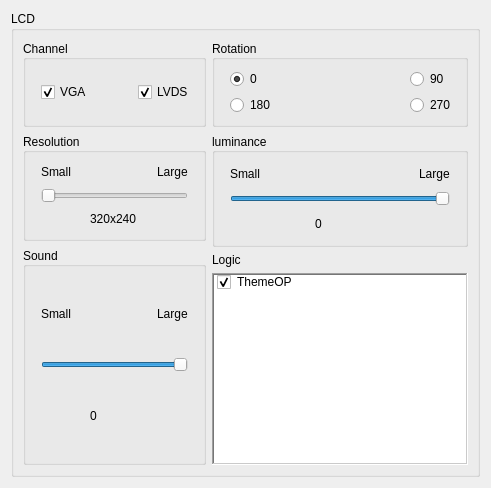
     <widget class="QWidget" name="page_LCD">
      <layout class="QVBoxLayout" name="verticalLayout_16">
       <item>
        <widget class="QGroupBox" name="Sreen_LCD">
         <property name="font">
          <font>
           <weight>50</weight>
           <bold>false</bold>
          </font>
         </property>
         <property name="title">
          <string>LCD</string>
         </property>
         <property name="flat">
          <bool>true</bool>
         </property>
         <property name="checkable">
          <bool>false</bool>
         </property>
         <layout class="QGridLayout" name="gridLayout_2">
          <item row="0" column="0">
           <widget class="QGroupBox" name="Sreen_LCD_Channel_Check">
            <property name="minimumSize">
             <size>
              <width>130</width>
              <height>0</height>
             </size>
            </property>
            <property name="maximumSize">
             <size>
              <width>16777215</width>
              <height>16777215</height>
             </size>
            </property>
            <property name="title">
             <string>Channel   </string>
            </property>
            <property name="alignment">
             <set>Qt::AlignLeading|Qt::AlignLeft|Qt::AlignVCenter</set>
            </property>
            <layout class="QHBoxLayout" name="horizontalLayout_10">
             <property name="leftMargin">
              <number>15</number>
             </property>
             <item>
              <widget class="QCheckBox" name="Sreen_LCD_Channel_Check_VAG">
               <property name="minimumSize">
                <size>
                 <width>0</width>
                 <height>0</height>
                </size>
               </property>
               <property name="text">
                <string>VGA</string>
               </property>
               <property name="checked">
                <bool>true</bool>
               </property>
              </widget>
             </item>
             <item>
              <spacer name="horizontalSpacer_44">
               <property name="orientation">
                <enum>Qt::Horizontal</enum>
               </property>
               <property name="sizeHint" stdset="0">
                <size>
                 <width>40</width>
                 <height>20</height>
                </size>
               </property>
              </spacer>
             </item>
             <item>
              <widget class="QCheckBox" name="Sreen_LCD_Channel_Check_LVDS">
               <property name="minimumSize">
                <size>
                 <width>0</width>
                 <height>0</height>
                </size>
               </property>
               <property name="text">
                <string>LVDS</string>
               </property>
               <property name="checked">
                <bool>true</bool>
               </property>
              </widget>
             </item>
            </layout>
           </widget>
          </item>
          <item row="0" column="1">
           <widget class="QGroupBox" name="Sreen_LCD_Rotation_Enum">
            <property name="minimumSize">
             <size>
              <width>130</width>
              <height>0</height>
             </size>
            </property>
            <property name="maximumSize">
             <size>
              <width>16777215</width>
              <height>16777215</height>
             </size>
            </property>
            <property name="title">
             <string>Rotation</string>
            </property>
            <property name="alignment">
             <set>Qt::AlignLeading|Qt::AlignLeft|Qt::AlignVCenter</set>
            </property>
            <layout class="QGridLayout" name="gridLayout">
             <property name="leftMargin">
              <number>15</number>
             </property>
             <item row="0" column="0">
              <widget class="QRadioButton" name="Sreen_LCD_Rotation_Enum_0">
               <property name="minimumSize">
                <size>
                 <width>0</width>
                 <height>0</height>
                </size>
               </property>
               <property name="text">
                <string>0</string>
               </property>
               <property name="checked">
                <bool>true</bool>
               </property>
              </widget>
             </item>
             <item row="0" column="2">
              <widget class="QRadioButton" name="Sreen_LCD_Rotation_Enum_90">
               <property name="minimumSize">
                <size>
                 <width>0</width>
                 <height>0</height>
                </size>
               </property>
               <property name="text">
                <string>90</string>
               </property>
               <property name="checked">
                <bool>false</bool>
               </property>
              </widget>
             </item>
             <item row="1" column="0">
              <widget class="QRadioButton" name="Sreen_LCD_Rotation_Enum_180">
               <property name="minimumSize">
                <size>
                 <width>0</width>
                 <height>0</height>
                </size>
               </property>
               <property name="text">
                <string>180</string>
               </property>
              </widget>
             </item>
             <item row="1" column="2">
              <widget class="QRadioButton" name="Sreen_LCD_Rotation_Enum_270">
               <property name="minimumSize">
                <size>
                 <width>0</width>
                 <height>0</height>
                </size>
               </property>
               <property name="text">
                <string>270</string>
               </property>
              </widget>
             </item>
             <item row="0" column="1">
              <spacer name="horizontalSpacer_45">
               <property name="orientation">
                <enum>Qt::Horizontal</enum>
               </property>
               <property name="sizeHint" stdset="0">
                <size>
                 <width>40</width>
                 <height>20</height>
                </size>
               </property>
              </spacer>
             </item>
             <item row="1" column="1">
              <spacer name="horizontalSpacer_46">
               <property name="orientation">
                <enum>Qt::Horizontal</enum>
               </property>
               <property name="sizeHint" stdset="0">
                <size>
                 <width>40</width>
                 <height>20</height>
                </size>
               </property>
              </spacer>
             </item>
            </layout>
           </widget>
          </item>
          <item row="1" column="0">
           <widget class="QGroupBox" name="Sreen_LCD_Resolution_Enum">
            <property name="minimumSize">
             <size>
              <width>130</width>
              <height>0</height>
             </size>
            </property>
            <property name="maximumSize">
             <size>
              <width>16777215</width>
              <height>16777215</height>
             </size>
            </property>
            <property name="title">
             <string>Resolution</string>
            </property>
            <property name="alignment">
             <set>Qt::AlignLeading|Qt::AlignLeft|Qt::AlignVCenter</set>
            </property>
            <layout class="QVBoxLayout" name="verticalLayout_13">
             <property name="leftMargin">
              <number>15</number>
             </property>
             <property name="rightMargin">
              <number>15</number>
             </property>
             <item>
              <layout class="QHBoxLayout" name="horizontalLayout_7">
               <item>
                <widget class="QLabel" name="label_44">
                 <property name="text">
                  <string>Small</string>
                 </property>
                </widget>
               </item>
               <item>
                <spacer name="horizontalSpacer_6">
                 <property name="orientation">
                  <enum>Qt::Horizontal</enum>
                 </property>
                 <property name="sizeHint" stdset="0">
                  <size>
                   <width>40</width>
                   <height>20</height>
                  </size>
                 </property>
                </spacer>
               </item>
               <item>
                <widget class="QLabel" name="label_43">
                 <property name="text">
                  <string>Large</string>
                 </property>
                </widget>
               </item>
              </layout>
             </item>
             <item>
              <widget class="QSlider" name="Sreen_LCD_Resolution_Enum_Vaule">
               <property name="toolTip">
                <string>320x240;480x272;800x480;800x600;1024x768;1360x768;1680x1050;1920x1080</string>
               </property>
               <property name="minimum">
                <number>0</number>
               </property>
               <property name="maximum">
                <number>7</number>
               </property>
               <property name="pageStep">
                <number>1</number>
               </property>
               <property name="orientation">
                <enum>Qt::Horizontal</enum>
               </property>
              </widget>
             </item>
             <item>
              <layout class="QHBoxLayout" name="horizontalLayout_8">
               <item>
                <spacer name="horizontalSpacer_7">
                 <property name="orientation">
                  <enum>Qt::Horizontal</enum>
                 </property>
                 <property name="sizeHint" stdset="0">
                  <size>
                   <width>40</width>
                   <height>20</height>
                  </size>
                 </property>
                </spacer>
               </item>
               <item>
                <widget class="QLabel" name="LcdResolutionVaule">
                 <property name="minimumSize">
                  <size>
                   <width>50</width>
                   <height>0</height>
                  </size>
                 </property>
                 <property name="text">
                  <string>320x240</string>
                 </property>
                </widget>
               </item>
               <item>
                <spacer name="horizontalSpacer_8">
                 <property name="orientation">
                  <enum>Qt::Horizontal</enum>
                 </property>
                 <property name="sizeHint" stdset="0">
                  <size>
                   <width>40</width>
                   <height>20</height>
                  </size>
                 </property>
                </spacer>
               </item>
              </layout>
             </item>
            </layout>
           </widget>
          </item>
          <item row="1" column="1" rowspan="2">
           <widget class="QGroupBox" name="Sreen_LCD_luminance_Num">
            <property name="minimumSize">
             <size>
              <width>130</width>
              <height>0</height>
             </size>
            </property>
            <property name="maximumSize">
             <size>
              <width>16777215</width>
              <height>16777215</height>
             </size>
            </property>
            <property name="title">
             <string>luminance </string>
            </property>
            <property name="alignment">
             <set>Qt::AlignLeading|Qt::AlignLeft|Qt::AlignVCenter</set>
            </property>
            <layout class="QVBoxLayout" name="verticalLayout_14">
             <property name="leftMargin">
              <number>15</number>
             </property>
             <property name="rightMargin">
              <number>15</number>
             </property>
             <item>
              <layout class="QHBoxLayout" name="horizontalLayout_57">
               <item>
                <widget class="QLabel" name="label_45">
                 <property name="text">
                  <string>Small</string>
                 </property>
                </widget>
               </item>
               <item>
                <spacer name="horizontalSpacer_9">
                 <property name="orientation">
                  <enum>Qt::Horizontal</enum>
                 </property>
                 <property name="sizeHint" stdset="0">
                  <size>
                   <width>40</width>
                   <height>20</height>
                  </size>
                 </property>
                </spacer>
               </item>
               <item>
                <widget class="QLabel" name="label_66">
                 <property name="text">
                  <string>Large</string>
                 </property>
                </widget>
               </item>
              </layout>
             </item>
             <item>
              <widget class="QSlider" name="Sreen_LCD_luminance_Num_Vaule">
               <property name="maximum">
                <number>100</number>
               </property>
               <property name="pageStep">
                <number>1</number>
               </property>
               <property name="value">
                <number>100</number>
               </property>
               <property name="orientation">
                <enum>Qt::Horizontal</enum>
               </property>
              </widget>
             </item>
             <item>
              <layout class="QHBoxLayout" name="horizontalLayout_9">
               <item>
                <spacer name="horizontalSpacer_10">
                 <property name="orientation">
                  <enum>Qt::Horizontal</enum>
                 </property>
                 <property name="sizeHint" stdset="0">
                  <size>
                   <width>40</width>
                   <height>20</height>
                  </size>
                 </property>
                </spacer>
               </item>
               <item>
                <widget class="QLabel" name="LcdLuminanceVaule">
                 <property name="minimumSize">
                  <size>
                   <width>50</width>
                   <height>0</height>
                  </size>
                 </property>
                 <property name="text">
                  <string>0</string>
                 </property>
                </widget>
               </item>
               <item>
                <spacer name="horizontalSpacer_11">
                 <property name="orientation">
                  <enum>Qt::Horizontal</enum>
                 </property>
                 <property name="sizeHint" stdset="0">
                  <size>
                   <width>40</width>
                   <height>20</height>
                  </size>
                 </property>
                </spacer>
               </item>
              </layout>
             </item>
            </layout>
           </widget>
          </item>
          <item row="2" column="0" rowspan="3">
           <widget class="QGroupBox" name="Sreen_LCD_Sound_Num">
            <property name="minimumSize">
             <size>
              <width>130</width>
              <height>0</height>
             </size>
            </property>
            <property name="maximumSize">
             <size>
              <width>16777215</width>
              <height>16777215</height>
             </size>
            </property>
            <property name="title">
             <string>Sound     </string>
            </property>
            <property name="alignment">
             <set>Qt::AlignLeading|Qt::AlignLeft|Qt::AlignVCenter</set>
            </property>
            <layout class="QVBoxLayout" name="verticalLayout_15">
             <property name="leftMargin">
              <number>15</number>
             </property>
             <property name="rightMargin">
              <number>15</number>
             </property>
             <item>
              <layout class="QHBoxLayout" name="horizontalLayout_58">
               <item>
                <widget class="QLabel" name="label_67">
                 <property name="text">
                  <string>Small</string>
                 </property>
                </widget>
               </item>
               <item>
                <spacer name="horizontalSpacer_39">
                 <property name="orientation">
                  <enum>Qt::Horizontal</enum>
                 </property>
                 <property name="sizeHint" stdset="0">
                  <size>
                   <width>40</width>
                   <height>20</height>
                  </size>
                 </property>
                </spacer>
               </item>
               <item>
                <widget class="QLabel" name="label_68">
                 <property name="text">
                  <string>Large</string>
                 </property>
                </widget>
               </item>
              </layout>
             </item>
             <item>
              <widget class="QSlider" name="Sreen_LCD_Sound_Num_Vaule">
               <property name="maximum">
                <number>100</number>
               </property>
               <property name="pageStep">
                <number>1</number>
               </property>
               <property name="value">
                <number>100</number>
               </property>
               <property name="orientation">
                <enum>Qt::Horizontal</enum>
               </property>
              </widget>
             </item>
             <item>
              <layout class="QHBoxLayout" name="horizontalLayout_59">
               <item>
                <spacer name="horizontalSpacer_40">
                 <property name="orientation">
                  <enum>Qt::Horizontal</enum>
                 </property>
                 <property name="sizeHint" stdset="0">
                  <size>
                   <width>40</width>
                   <height>20</height>
                  </size>
                 </property>
                </spacer>
               </item>
               <item>
                <widget class="QLabel" name="LcdSoundVaule">
                 <property name="minimumSize">
                  <size>
                   <width>50</width>
                   <height>0</height>
                  </size>
                 </property>
                 <property name="text">
                  <string>0</string>
                 </property>
                </widget>
               </item>
               <item>
                <spacer name="horizontalSpacer_41">
                 <property name="orientation">
                  <enum>Qt::Horizontal</enum>
                 </property>
                 <property name="sizeHint" stdset="0">
                  <size>
                   <width>40</width>
                   <height>20</height>
                  </size>
                 </property>
                </spacer>
               </item>
              </layout>
             </item>
            </layout>
           </widget>
          </item>
          <item row="3" column="1">
           <widget class="QLabel" name="label_37">
            <property name="text">
             <string>Logic</string>
            </property>
           </widget>
          </item>
          <item row="4" column="1">
           <widget class="UpSelecQListWidget" name="Sreen_LCD_Logic_Check_Item_2">
            <property name="frameShape">
             <enum>QFrame::WinPanel</enum>
            </property>
            <property name="selectionMode">
             <enum>QAbstractItemView::MultiSelection</enum>
            </property>
            <item>
             <property name="text">
              <string>ThemeOP</string>
             </property>
             <property name="checkState">
              <enum>Checked</enum>
             </property>
             <property name="icon">
              <iconset resource="../IDE.qrc">
               <normaloff>:/Menu/rc/Menu/chat.png</normaloff>:/Menu/rc/Menu/chat.png</iconset>
             </property>
            </item>
           </widget>
          </item>
         </layout>
        </widget>
       </item>
      </layout>
     </widget>
